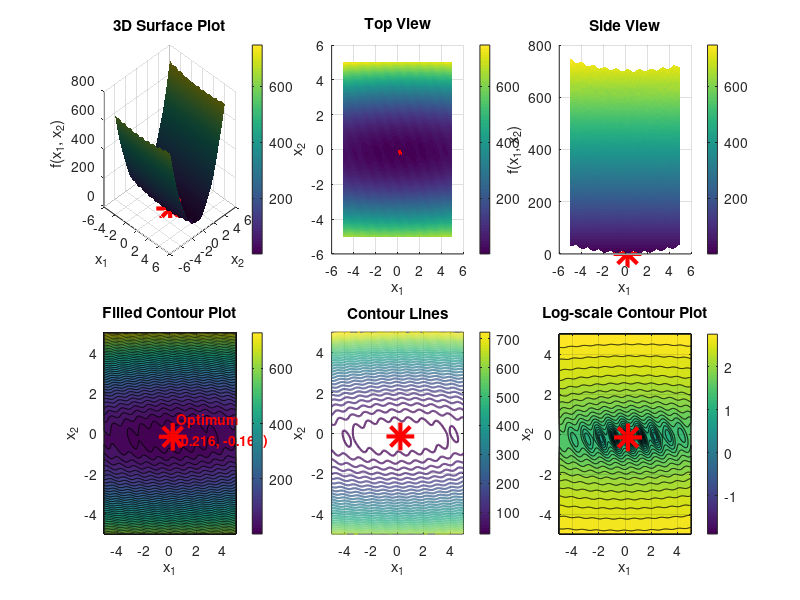
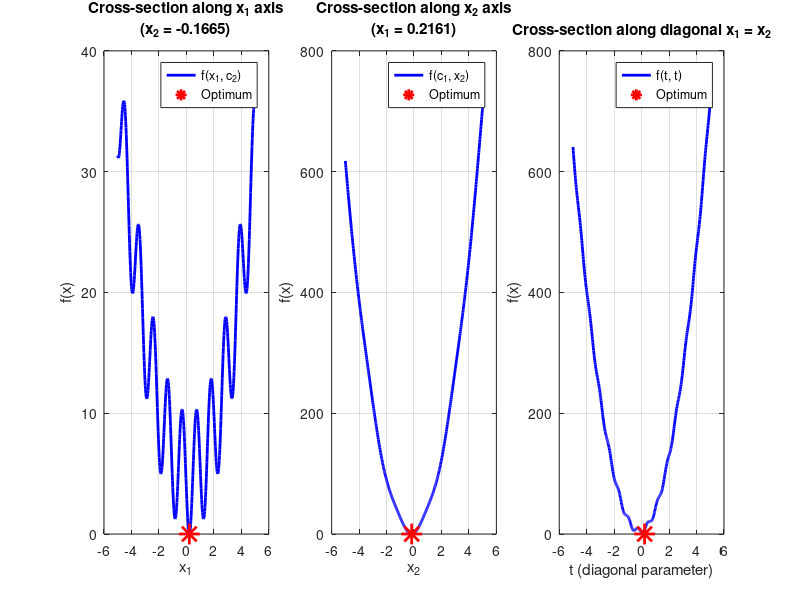
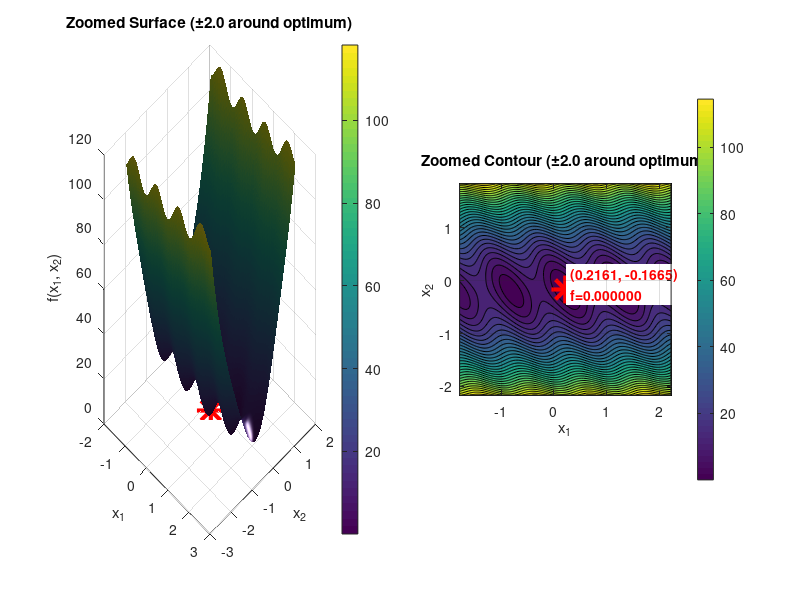

The MATLAB source for these figures, in order:
function ShiftedCoupledSineBowl_2D_plot(solution_point)
% Shifted Coupled Sine Bowl benchmark function visualization
% For 2 dimensions (d=2)
%
% Usage:
%   ShiftedCoupledSineBowl_2D_plot()  % Plot without solution point
%   ShiftedCoupledSineBowl_2D_plot([0.21607417265981194, -0.16618333991121975])  % Plot with solution point
%
% Input:
%   solution_point (optional) - 2D point to plot in yellow [x1, x2]

    % Check if solution_point was provided
    if nargin < 1
        solution_point = [];
    end

    % Validate solution_point if provided
    if ~isempty(solution_point)
        if length(solution_point) ~= 2
            error('solution_point must be a 2D vector [x1, x2]');
        end
        fprintf('Solution point provided: [%.15f, %.15f]\n', solution_point(1), solution_point(2));
    end

    % Parameters
    alpha = 10;%0.4;
    beta = 3.0;
    gamma = 0.5;
    delta = 0.15;
    d = 2; % dimensions

    % Shift vector: c_i = 0.4*cos(i)
    c = zeros(1, d);
    for i = 1:d
        c(i) = 0.4 * cos(i);
    end

    % Weights: w_i = 1 + 4*(i-1)/(d-1)
    w = zeros(1, d);
    for i = 1:d
        w(i) = 1.0 + 25.0 * (i-1) / (d-1);
    end

    % Display parameters
    fprintf('=== Shifted Coupled Sine Bowl Function (d=%d) ===\n', d);
    fprintf('Parameters: alpha=%.2f, beta=%.2f, gamma=%.2f, delta=%.2f\n', alpha, beta, gamma, delta);
    fprintf('Shift vector c: [%.6f, %.6f]\n', c(1), c(2));
    fprintf('Weight vector w: [%.6f, %.6f]\n', w(1), w(2));


    %% 1. Main 3D Surface Plot
    figure('Name', 'Shifted Coupled Sine Bowl 2D - Surface', 'Position', [100, 100, 1400, 900]);

    % Create high-resolution grid
    n_points = 300;
    x1_range = linspace(-5, 5, n_points);
    x2_range = linspace(-5, 5, n_points);
    [X1, X2] = meshgrid(x1_range, x2_range);

    % Evaluate function
    fprintf('Computing function values on %dx%d grid...\n', n_points, n_points);
    Z = zeros(size(X1));
    for i = 1:numel(X1)
        x_vec = [X1(i), X2(i)];
        Z(i) = shiftedCoupledSineBowl(x_vec, c, w, alpha, beta, gamma, delta, d);
    end
    fprintf('Done!\n');

    % Subplot 1: 3D Surface with colormap
    subplot(2, 3, 1);
    surf(X1, X2, Z, 'EdgeColor', 'none');
    xlabel('x_1'); ylabel('x_2'); zlabel('f(x_1, x_2)');
    title('3D Surface Plot');
    colorbar;
    view(45, 30);
    hold on;
    plot3(c(1), c(2), shiftedCoupledSineBowl(c, c, w, alpha, beta, gamma, delta, d), ...
        'r*', 'MarkerSize', 20, 'LineWidth', 3);
    % Plot solution point if provided
    if ~isempty(solution_point)
        f_sol = shiftedCoupledSineBowl(solution_point, c, w, alpha, beta, gamma, delta, d);
        plot3(solution_point(1), solution_point(2), f_sol, ...
            'y*', 'MarkerSize', 20, 'LineWidth', 3);
    end
    camlight; lighting gouraud;

    % Subplot 2: Top view
    subplot(2, 3, 2);
    surf(X1, X2, Z, 'EdgeColor', 'none');
    xlabel('x_1'); ylabel('x_2'); zlabel('f(x_1, x_2)');
    title('Top View');
    colorbar;
    view(0, 90);
    hold on;
    plot3(c(1), c(2), shiftedCoupledSineBowl(c, c, w, alpha, beta, gamma, delta, d), ...
        'r*', 'MarkerSize', 20, 'LineWidth', 3);
    % Plot solution point if provided
    if ~isempty(solution_point)
        f_sol = shiftedCoupledSineBowl(solution_point, c, w, alpha, beta, gamma, delta, d);
        plot3(solution_point(1), solution_point(2), f_sol, ...
            'y*', 'MarkerSize', 20, 'LineWidth', 3);
    end

    % Subplot 3: Side view
    subplot(2, 3, 3);
    surf(X1, X2, Z, 'EdgeColor', 'none');
    xlabel('x_1'); ylabel('x_2'); zlabel('f(x_1, x_2)');
    title('Side View');
    colorbar;
    view(0, 0);
    hold on;
    plot3(c(1), c(2), shiftedCoupledSineBowl(c, c, w, alpha, beta, gamma, delta, d), ...
        'r*', 'MarkerSize', 20, 'LineWidth', 3);
    % Plot solution point if provided
    if ~isempty(solution_point)
        f_sol = shiftedCoupledSineBowl(solution_point, c, w, alpha, beta, gamma, delta, d);
        plot3(solution_point(1), solution_point(2), f_sol, ...
            'y*', 'MarkerSize', 20, 'LineWidth', 3);
    end

    % Subplot 4: Filled contour plot
    subplot(2, 3, 4);
    contourf(X1, X2, Z, 40);
    xlabel('x_1'); ylabel('x_2');
    title('Filled Contour Plot');
    colorbar;
    hold on;
    plot(c(1), c(2), 'r*', 'MarkerSize', 20, 'LineWidth', 3);
    text(c(1)+0.3, c(2)+0.3, sprintf('Optimum\n(%.3f, %.3f)', c(1), c(2)), ...
        'Color', 'red', 'FontSize', 10, 'FontWeight', 'bold');
    % Plot solution point if provided
    if ~isempty(solution_point)
        plot(solution_point(1), solution_point(2), 'y*', 'MarkerSize', 20, 'LineWidth', 3);
        text(solution_point(1)+0.3, solution_point(2)-0.3, sprintf('Solution\n(%.3f, %.3f)', solution_point(1), solution_point(2)), ...
            'Color', 'yellow', 'FontSize', 10, 'FontWeight', 'bold', 'BackgroundColor', 'black');
    end
    grid on;

    % Subplot 5: Contour lines
    subplot(2, 3, 5);
    contour(X1, X2, Z, 30, 'LineWidth', 1.5);
    xlabel('x_1'); ylabel('x_2');
    title('Contour Lines');
    colorbar;
    hold on;
    plot(c(1), c(2), 'r*', 'MarkerSize', 20, 'LineWidth', 3);
    % Plot solution point if provided
    if ~isempty(solution_point)
        plot(solution_point(1), solution_point(2), 'y*', 'MarkerSize', 20, 'LineWidth', 3);
    end
    grid on;

    % Subplot 6: Log-scale contour (better for viewing near optimum)
    subplot(2, 3, 6);
    Z_log = log10(Z + 1e-10); % Add small value to avoid log(0)
    contourf(X1, X2, Z_log, 40);
    xlabel('x_1'); ylabel('x_2');
    title('Log-scale Contour Plot');
    colorbar;
    hold on;
    plot(c(1), c(2), 'r*', 'MarkerSize', 20, 'LineWidth', 3);
    % Plot solution point if provided
    if ~isempty(solution_point)
        plot(solution_point(1), solution_point(2), 'y*', 'MarkerSize', 20, 'LineWidth', 3);
    end
    grid on;

    %% 2. Cross-sections through optimum
    figure('Name', 'Shifted Coupled Sine Bowl 2D - Cross-sections', 'Position', [150, 150, 1400, 500]);

    x_1d = linspace(-5, 5, 500);

    % Subplot 1: Cross-section along x1 (x2 = c(2))
    subplot(1, 3, 1);
    f_x1 = zeros(size(x_1d));
    for i = 1:length(x_1d)
        x_vec = [x_1d(i), c(2)];
        f_x1(i) = shiftedCoupledSineBowl(x_vec, c, w, alpha, beta, gamma, delta, d);
    end
    plot(x_1d, f_x1, 'b-', 'LineWidth', 2);
    xlabel('x_1'); ylabel('f(x)');
    title(sprintf('Cross-section along x_1 axis\n(x_2 = %.4f)', c(2)));
    grid on;
    hold on;
    plot(c(1), shiftedCoupledSineBowl(c, c, w, alpha, beta, gamma, delta, d), ...
        'r*', 'MarkerSize', 15, 'LineWidth', 2);
    legend('f(x_1, c_2)', 'Optimum', 'Location', 'best');

    % Subplot 2: Cross-section along x2 (x1 = c(1))
    subplot(1, 3, 2);
    f_x2 = zeros(size(x_1d));
    for i = 1:length(x_1d)
        x_vec = [c(1), x_1d(i)];
        f_x2(i) = shiftedCoupledSineBowl(x_vec, c, w, alpha, beta, gamma, delta, d);
    end
    plot(x_1d, f_x2, 'b-', 'LineWidth', 2);
    xlabel('x_2'); ylabel('f(x)');
    title(sprintf('Cross-section along x_2 axis\n(x_1 = %.4f)', c(1)));
    grid on;
    hold on;
    plot(c(2), shiftedCoupledSineBowl(c, c, w, alpha, beta, gamma, delta, d), ...
        'r*', 'MarkerSize', 15, 'LineWidth', 2);
    legend('f(c_1, x_2)', 'Optimum', 'Location', 'best');

    % Subplot 3: Cross-section along diagonal
    subplot(1, 3, 3);
    f_diag = zeros(size(x_1d));
    for i = 1:length(x_1d)
        % Diagonal from (-5,-5) to (5,5) through the optimum
        t = (x_1d(i) + 5) / 10; % parameter from 0 to 1
        x1_diag = -5 + t * 10;
        x2_diag = -5 + t * 10;
        x_vec = [x1_diag, x2_diag];
        f_diag(i) = shiftedCoupledSineBowl(x_vec, c, w, alpha, beta, gamma, delta, d);
    end
    plot(x_1d, f_diag, 'b-', 'LineWidth', 2);
    xlabel('t (diagonal parameter)'); ylabel('f(x)');
    title('Cross-section along diagonal x_1 = x_2');
    grid on;
    hold on;
    % Find where diagonal crosses optimum
    t_opt = (c(1) + 5) / 10 * 10 - 5;
    plot(t_opt, shiftedCoupledSineBowl(c, c, w, alpha, beta, gamma, delta, d), ...
        'r*', 'MarkerSize', 15, 'LineWidth', 2);
    legend('f(t, t)', 'Optimum', 'Location', 'best');

    %% 3. Detailed view near optimum
    figure('Name', 'Shifted Coupled Sine Bowl 2D - Near Optimum', 'Position', [200, 200, 1200, 500]);

    % Create zoomed-in grid around optimum
    zoom_range = 2; % ±2 units around optimum
    x1_zoom = linspace(c(1) - zoom_range, c(1) + zoom_range, 200);
    x2_zoom = linspace(c(2) - zoom_range, c(2) + zoom_range, 200);
    [X1_zoom, X2_zoom] = meshgrid(x1_zoom, x2_zoom);

    Z_zoom = zeros(size(X1_zoom));
    for i = 1:numel(X1_zoom)
        x_vec = [X1_zoom(i), X2_zoom(i)];
        Z_zoom(i) = shiftedCoupledSineBowl(x_vec, c, w, alpha, beta, gamma, delta, d);
    end

    % Subplot 1: Zoomed 3D surface
    subplot(1, 2, 1);
    surf(X1_zoom, X2_zoom, Z_zoom, 'EdgeColor', 'none');
    xlabel('x_1'); ylabel('x_2'); zlabel('f(x_1, x_2)');
    title(sprintf('Zoomed Surface (±%.1f around optimum)', zoom_range));
    colorbar;
    view(45, 30);
    hold on;
    plot3(c(1), c(2), shiftedCoupledSineBowl(c, c, w, alpha, beta, gamma, delta, d), ...
        'r*', 'MarkerSize', 20, 'LineWidth', 3);
    % Plot solution point if provided
    if ~isempty(solution_point)
        f_sol = shiftedCoupledSineBowl(solution_point, c, w, alpha, beta, gamma, delta, d);
        plot3(solution_point(1), solution_point(2), f_sol, ...
            'y*', 'MarkerSize', 20, 'LineWidth', 3);
    end
    camlight; lighting gouraud;
    grid on;

    % Subplot 2: Zoomed contour
    subplot(1, 2, 2);
    contourf(X1_zoom, X2_zoom, Z_zoom, 30);
    xlabel('x_1'); ylabel('x_2');
    title(sprintf('Zoomed Contour (±%.1f around optimum)', zoom_range));
    colorbar;
    hold on;
    plot(c(1), c(2), 'r*', 'MarkerSize', 20, 'LineWidth', 3);
    text(c(1)+0.1, c(2)+0.1, sprintf('(%.4f, %.4f)\nf=%.6f', c(1), c(2), ...
        shiftedCoupledSineBowl(c, c, w, alpha, beta, gamma, delta, d)), ...
        'Color', 'red', 'FontSize', 10, 'FontWeight', 'bold', 'BackgroundColor', 'white');
    % Plot solution point if provided
    if ~isempty(solution_point)
        plot(solution_point(1), solution_point(2), 'y*', 'MarkerSize', 20, 'LineWidth', 3);
        f_sol = shiftedCoupledSineBowl(solution_point, c, w, alpha, beta, gamma, delta, d);
        text(solution_point(1)-0.3, solution_point(2)-0.2, sprintf('Sol: (%.4f, %.4f)\nf=%.6e', solution_point(1), solution_point(2), f_sol), ...
            'Color', 'yellow', 'FontSize', 9, 'FontWeight', 'bold', 'BackgroundColor', 'black');
    end
    grid on;
    axis equal;

    %% 4. Gradient and Hessian analysis
    fprintf('\n=== Analysis at Optimum ===\n');
    fprintf('Optimum location: c = [%.6f, %.6f]\n', c(1), c(2));
    fprintf('Optimum value: f(c) = %.10f\n', shiftedCoupledSineBowl(c, c, w, alpha, beta, gamma, delta, d));

    % Numerical gradient at optimum
    h = 1e-8;
    grad = zeros(1, d);
    for i = 1:d
        c_plus = c;
        c_plus(i) = c_plus(i) + h;
        c_minus = c;
        c_minus(i) = c_minus(i) - h;
        grad(i) = (shiftedCoupledSineBowl(c_plus, c, w, alpha, beta, gamma, delta, d) - ...
                   shiftedCoupledSineBowl(c_minus, c, w, alpha, beta, gamma, delta, d)) / (2*h);
    end
    fprintf('Gradient at optimum: [%.2e, %.2e]\n', grad(1), grad(2));

    %% 5. Function characteristics
    fprintf('\n=== Function Characteristics ===\n');

    % Sample points to understand function range
    n_samples = 10000;
    random_samples = rand(n_samples, d) .* 10 - 5; % uniform in [-5, 5]
    f_samples = zeros(n_samples, 1);
    for i = 1:n_samples
        f_samples(i) = shiftedCoupledSineBowl(random_samples(i,:), c, w, alpha, beta, gamma, delta, d);
    end

    fprintf('Statistics from %d random samples in [-5,5]^2:\n', n_samples);
    fprintf('  Mean:   %.4f\n', mean(f_samples));
    fprintf('  Median: %.4f\n', median(f_samples));
    fprintf('  Std:    %.4f\n', std(f_samples));
    fprintf('  Min:    %.4f (at [%.3f, %.3f])\n', min(f_samples), ...
        random_samples(find(f_samples == min(f_samples), 1), 1), ...
        random_samples(find(f_samples == min(f_samples), 1), 2));
    fprintf('  Max:    %.4f\n', max(f_samples));

    % Corners of the domain
    fprintf('\nFunction values at domain corners:\n');
    corners = [-5 -5; -5 5; 5 -5; 5 5];
    for i = 1:size(corners, 1)
        f_corner = shiftedCoupledSineBowl(corners(i,:), c, w, alpha, beta, gamma, delta, d);
        fprintf('  f([%2d, %2d]) = %.4f\n', corners(i,1), corners(i,2), f_corner);
    end

    fprintf('\n=== Visualization Complete! ===\n');
    fprintf('Three figures created showing different aspects of the function.\n');

    % If solution point was provided, show comparison
    if ~isempty(solution_point)
        fprintf('\n=== Solution Point Analysis ===\n');
        f_sol = shiftedCoupledSineBowl(solution_point, c, w, alpha, beta, gamma, delta, d);
        f_opt = shiftedCoupledSineBowl(c, c, w, alpha, beta, gamma, delta, d);

        fprintf('Solution point:      [%.15f, %.15f]\n', solution_point(1), solution_point(2));
        fprintf('Optimum (c):         [%.15f, %.15f]\n', c(1), c(2));
        fprintf('\n');
        fprintf('f(solution):         %.15e\n', f_sol);
        fprintf('f(optimum):          %.15e\n', f_opt);
        fprintf('Distance to optimum: %.15e\n', norm(solution_point - c));
        fprintf('Fitness difference:  %.15e\n', f_sol - f_opt);

        if f_sol < 1e-6
            fprintf('\n✓ Excellent! Solution is very close to optimum.\n');
        elseif f_sol < 1e-3
            fprintf('\n✓ Good! Solution is near optimum.\n');
        elseif f_sol < 1
            fprintf('\n→ Solution is reasonably close to optimum.\n');
        else
            fprintf('\n⚠ Solution is far from optimum.\n');
        end
    end

end

% Define the fitness function (must be at the end of the file)
function fitness = shiftedCoupledSineBowl(x, c, w, alpha, beta, gamma, delta, d)
    fitness = 0.0;

    % First term: sum of weighted squared deviations
    for i = 1:d
        deviation = x(i) - c(i);
        fitness = fitness + w(i) * deviation^2;
    end

    % Second and third terms: coupling terms
    if d > 1
        for i = 1:(d-1)
            deviation_i = x(i) - c(i);
            deviation_i_plus_1 = x(i+1) - c(i+1);

            % Second term: sine coupling
            sinArg = beta * (deviation_i + gamma * deviation_i_plus_1);
            fitness = fitness + alpha * sin(sinArg)^2;

            % Third term: difference penalty
            diff = deviation_i - deviation_i_plus_1;
            fitness = fitness + delta * diff^2;
        end
    end
end
